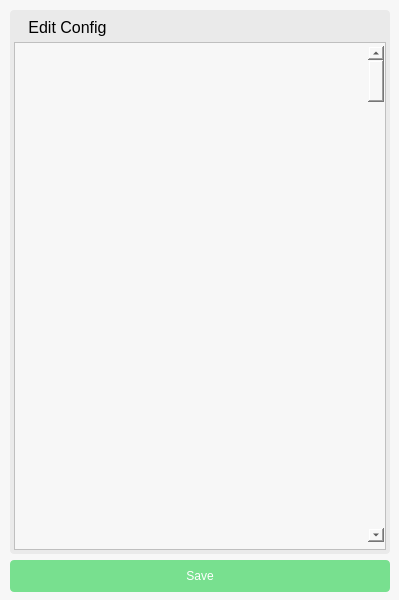
<?xml version="1.0" encoding="UTF-8"?>
<ui version="4.0">
 <class>EditConfigForm</class>
 <widget class="QWidget" name="EditConfigForm">
  <property name="geometry">
   <rect>
    <x>0</x>
    <y>0</y>
    <width>399</width>
    <height>600</height>
   </rect>
  </property>
  <property name="windowTitle">
   <string>PeryiteUI - Edit Config File</string>
  </property>
  <property name="styleSheet">
   <string notr="true">QWidget {
	font: 10pt &quot;FreeSans&quot;;
 	background-color: #f7f7f7;
}

QLabel {
 	background-color: #f7f7f7;
 	color: black;
  	border: 1px solid #dddddd;
	border-radius: 4px;
}

QPushButton {
	background-color: #78e08f;
	color: white;
	border: none;
	border-radius: 4px;
}

QPushButton:hover {
	background-color: #3c6382;
}

QGroupBox {
	border: none;
	background-color: #eaeaea;
	font-size: 16px;
	text-align: center;
	border-radius: 4px;
}

QGroupBox:title {
	left: 16;
	top: 8;
}

QToolTip {
	font: 10pt &quot;FreeSans&quot;;
 	background-color: #f7f7f7;
	border-radius: 4px;
}</string>
  </property>
  <widget class="QGroupBox" name="groupBox">
   <property name="geometry">
    <rect>
     <x>10</x>
     <y>10</y>
     <width>380</width>
     <height>544</height>
    </rect>
   </property>
   <property name="title">
    <string>Edit Config</string>
   </property>
   <widget class="QFrame" name="frame">
    <property name="geometry">
     <rect>
      <x>4</x>
      <y>32</y>
      <width>372</width>
      <height>508</height>
     </rect>
    </property>
    <property name="frameShape">
     <enum>QFrame::StyledPanel</enum>
    </property>
    <property name="frameShadow">
     <enum>QFrame::Raised</enum>
    </property>
    <widget class="QScrollBar" name="verticalScrollBar">
     <property name="geometry">
      <rect>
       <x>354</x>
       <y>4</y>
       <width>16</width>
       <height>496</height>
      </rect>
     </property>
     <property name="orientation">
      <enum>Qt::Vertical</enum>
     </property>
    </widget>
   </widget>
  </widget>
  <widget class="QPushButton" name="pushButton">
   <property name="geometry">
    <rect>
     <x>10</x>
     <y>560</y>
     <width>380</width>
     <height>32</height>
    </rect>
   </property>
   <property name="text">
    <string>Save</string>
   </property>
  </widget>
 </widget>
 <resources/>
 <connections/>
</ui>
